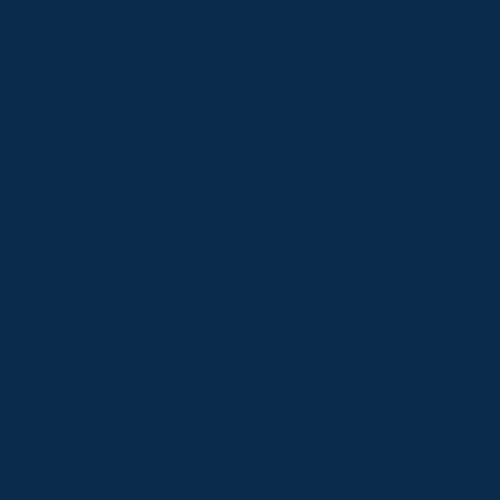
Frame 1 (no input)
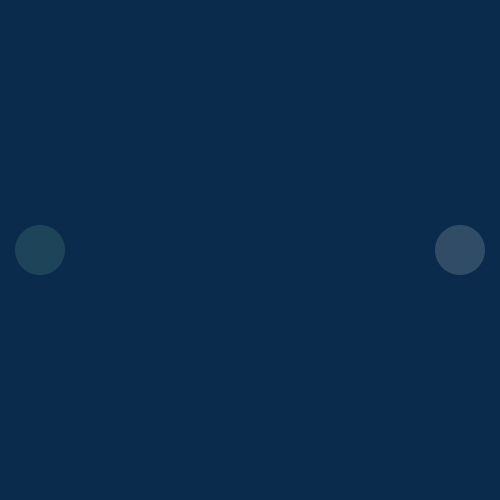
Frame 60 (the mouse pressed at the canvas centre just before this capture)
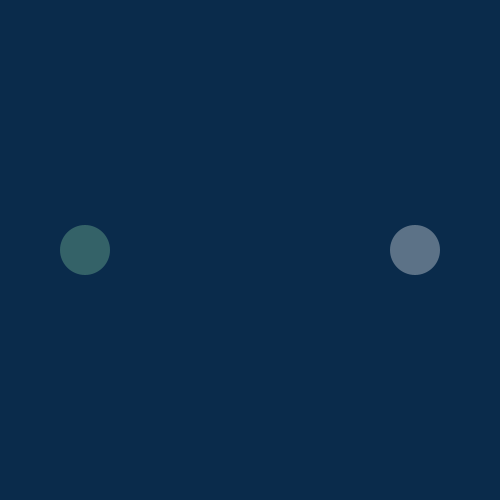
Frame 120 (the mouse held since frame 60 and released just before this capture)

The Processing sketch that drew these frames (run headless with seeded random() and noise(); from frame 60 on, the mouse is pressed at the canvas centre):

// Processing sketch: processing_53905
// ── processing_53905.pde

//variables
int a = 0; //position left circle
int b = 500; //position right circle
int o = 0; //opacity
void setup () {
  size(500,500);
  background(#0a2b4b);
  noStroke();
  smooth();
}

void draw (){
  background(#0a2b4b);
  fill(#88cfa3,o);
  ellipse (a,height/2,50,50);
  fill(#FFFFFF,o);
  ellipse (b,height/2,50,50);
  a += 5;  
  b -= 5;
  o += 5;
  if(a > 250){
    a = 0; b = 500; o = 0;
  }
}
